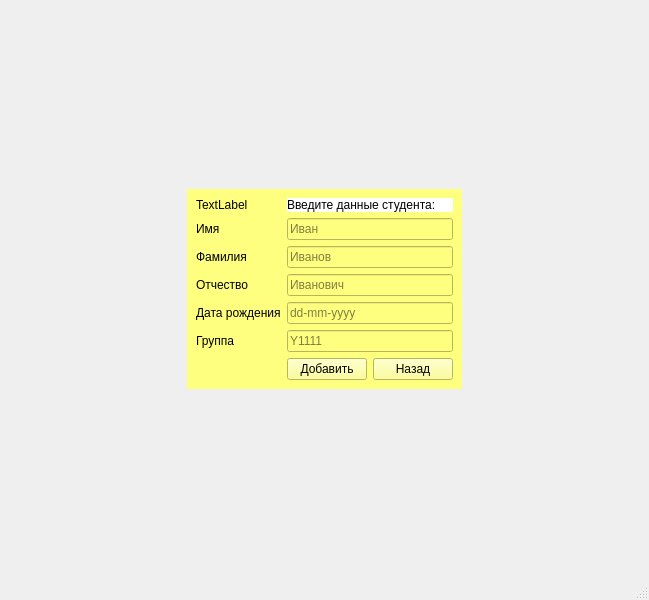
<?xml version="1.0" encoding="UTF-8"?>
<ui version="4.0">
 <class>AddStudent</class>
 <widget class="QMainWindow" name="AddStudent">
  <property name="geometry">
   <rect>
    <x>0</x>
    <y>0</y>
    <width>649</width>
    <height>600</height>
   </rect>
  </property>
  <property name="windowTitle">
   <string>MainWindow</string>
  </property>
  <property name="styleSheet">
   <string notr="true">background-image: url(:/images/biblio.jpg);</string>
  </property>
  <widget class="QWidget" name="centralwidget">
   <layout class="QGridLayout" name="gridLayout">
    <item row="2" column="1">
     <spacer name="verticalSpacer_2">
      <property name="orientation">
       <enum>Qt::Vertical</enum>
      </property>
      <property name="sizeHint" stdset="0">
       <size>
        <width>20</width>
        <height>40</height>
       </size>
      </property>
     </spacer>
    </item>
    <item row="0" column="1">
     <spacer name="verticalSpacer">
      <property name="orientation">
       <enum>Qt::Vertical</enum>
      </property>
      <property name="sizeHint" stdset="0">
       <size>
        <width>20</width>
        <height>40</height>
       </size>
      </property>
     </spacer>
    </item>
    <item row="1" column="0">
     <spacer name="horizontalSpacer">
      <property name="orientation">
       <enum>Qt::Horizontal</enum>
      </property>
      <property name="sizeHint" stdset="0">
       <size>
        <width>40</width>
        <height>20</height>
       </size>
      </property>
     </spacer>
    </item>
    <item row="1" column="2">
     <spacer name="horizontalSpacer_2">
      <property name="orientation">
       <enum>Qt::Horizontal</enum>
      </property>
      <property name="sizeHint" stdset="0">
       <size>
        <width>40</width>
        <height>20</height>
       </size>
      </property>
     </spacer>
    </item>
    <item row="1" column="1">
     <widget class="QWidget" name="formWidget" native="true">
      <property name="styleSheet">
       <string notr="true">background-color: rgb(255, 255, 127);</string>
      </property>
      <layout class="QFormLayout" name="formLayout">
       <item row="0" column="0">
        <widget class="QLabel" name="label_7">
         <property name="styleSheet">
          <string notr="true">background-color: none;</string>
         </property>
         <property name="text">
          <string>TextLabel</string>
         </property>
        </widget>
       </item>
       <item row="0" column="1">
        <widget class="QLabel" name="label_6">
         <property name="styleSheet">
          <string notr="true">font: 26pt &quot;Agency FB&quot;;
font: 24pt &quot;MS Shell Dlg 2&quot;;
background-color: rgb(255, 255, 255);
alternate-background-color: rgb(255, 255, 255);</string>
         </property>
         <property name="text">
          <string>Введите данные студента:</string>
         </property>
        </widget>
       </item>
       <item row="2" column="0">
        <widget class="QLabel" name="label">
         <property name="text">
          <string>Имя</string>
         </property>
        </widget>
       </item>
       <item row="2" column="1">
        <widget class="QLineEdit" name="name">
         <property name="placeholderText">
          <string>Иван</string>
         </property>
        </widget>
       </item>
       <item row="3" column="0">
        <widget class="QLabel" name="label_2">
         <property name="text">
          <string>Фамилия</string>
         </property>
        </widget>
       </item>
       <item row="3" column="1">
        <widget class="QLineEdit" name="surname">
         <property name="placeholderText">
          <string>Иванов</string>
         </property>
        </widget>
       </item>
       <item row="4" column="0">
        <widget class="QLabel" name="label_3">
         <property name="text">
          <string>Отчество</string>
         </property>
        </widget>
       </item>
       <item row="4" column="1">
        <widget class="QLineEdit" name="second_name">
         <property name="placeholderText">
          <string>Иванович</string>
         </property>
        </widget>
       </item>
       <item row="5" column="0">
        <widget class="QLabel" name="label_4">
         <property name="text">
          <string>Дата рождения</string>
         </property>
        </widget>
       </item>
       <item row="5" column="1">
        <widget class="QLineEdit" name="birth_date">
         <property name="placeholderText">
          <string comment="dd-mm-yyyy" extracomment="dd-mm-yyyy">dd-mm-yyyy</string>
         </property>
        </widget>
       </item>
       <item row="6" column="0">
        <widget class="QLabel" name="label_5">
         <property name="text">
          <string>Группа</string>
         </property>
        </widget>
       </item>
       <item row="6" column="1">
        <widget class="QLineEdit" name="group">
         <property name="placeholderText">
          <string>Y1111</string>
         </property>
        </widget>
       </item>
       <item row="7" column="1">
        <layout class="QHBoxLayout" name="horizontalLayout">
         <item>
          <widget class="QPushButton" name="btnAdd">
           <property name="text">
            <string>Добавить</string>
           </property>
          </widget>
         </item>
         <item>
          <widget class="QPushButton" name="btnBack">
           <property name="text">
            <string>Назад</string>
           </property>
          </widget>
         </item>
        </layout>
       </item>
      </layout>
     </widget>
    </item>
   </layout>
  </widget>
  <widget class="QMenuBar" name="menubar">
   <property name="geometry">
    <rect>
     <x>0</x>
     <y>0</y>
     <width>649</width>
     <height>26</height>
    </rect>
   </property>
  </widget>
  <widget class="QStatusBar" name="statusbar"/>
 </widget>
 <resources/>
 <connections/>
</ui>
